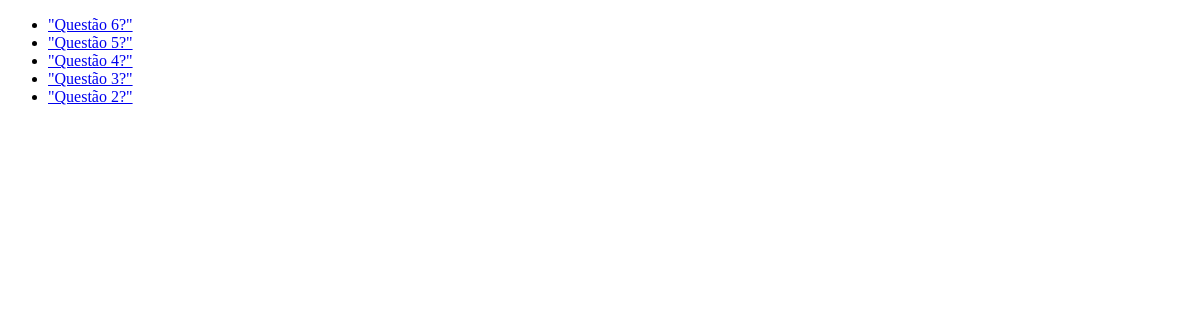
Before: /votacao/ with the older database file.
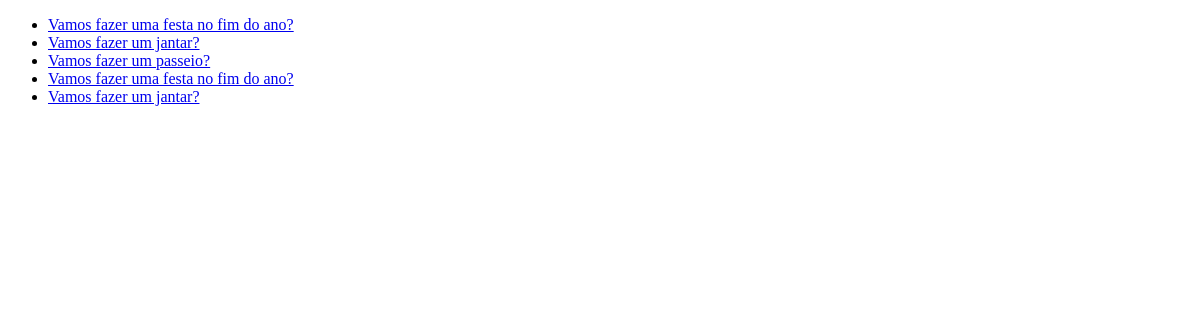
After: the same page with the newer database file.
### votacao/models.py (models this page shows)
class Questao(models.Model):
    questao_texto = models.CharField(max_length=200)
    pub_data = models.DateTimeField('data de publicacao')

### votacao/views.py (the view)
# urls.py: path("", views.index, name='index'),
def index(request):
    latest_question_list = Questao.objects.order_by('-pub_data')[:5]
    context = {'latest_question_list': latest_question_list}
    return render(request, 'votacao/index.html', context)

### votacao/templates/votacao/index.html (shortened to what this page needs)
<!DOCTYPE html>
<html lang="en">
<head>
</head>
<body>
{% if latest_question_list %}
<ul>
 {% for questao in latest_question_list %}
 <li>
<a href="{% url 'votacao:detalhe' questao.id %}">
{{ questao.questao_texto }}
</a>
</li>
 {% endfor %}
</ul>
{% else %}
<p>Nao ha questoes disponiveis.</p>
{% endif %}
</body>
</html>

Changed rows visible on the page:
no longer on this page (row unchanged): Questao: questao_texto "\"Questão 6?\""
no longer on this page (row unchanged): Questao: questao_texto "\"Questão 5?\""
no longer on this page (row unchanged): Questao: questao_texto "\"Questão 4?\""
no longer on this page (row unchanged): Questao: questao_texto "\"Questão 3?\""
no longer on this page (row unchanged): Questao: questao_texto "\"Questão 2?\""
added Questao: questao_texto "Vamos fazer uma festa no fim do ano?"
added Questao: questao_texto "Vamos fazer um jantar?"
added Questao: questao_texto "Vamos fazer um passeio?"
added Questao: questao_texto "Vamos fazer uma festa no fim do ano?"
added Questao: questao_texto "Vamos fazer um jantar?"
